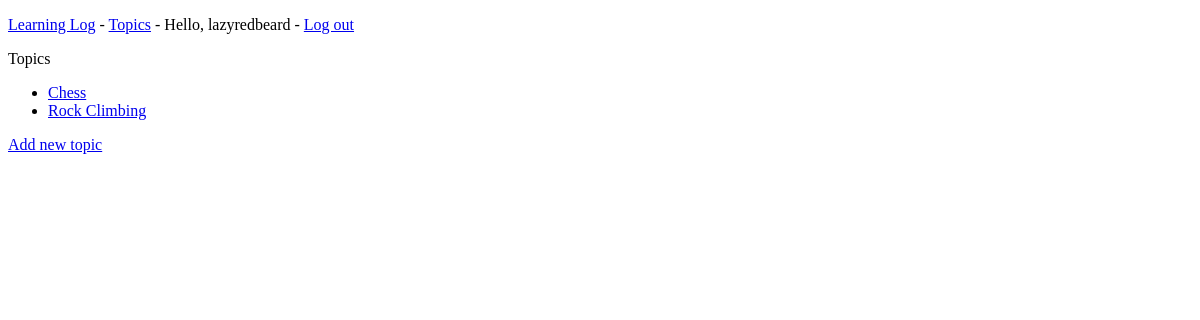
The app's page /topics/ (signed in), older data.
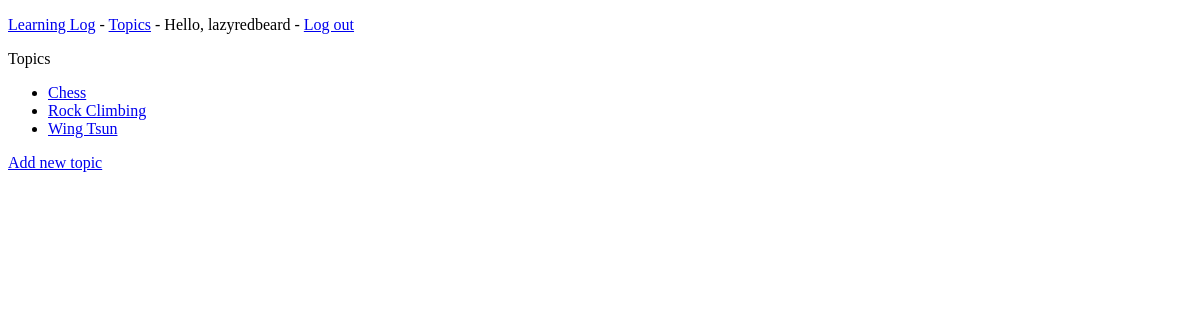
The same page, newer data.
### learning_logs/models.py (models this page shows)
class Topic(models.Model):
    text = models.CharField(max_length=200)
    date_added = models.DateTimeField(auto_now_add=True)
    def __str__(self):
        return self.text

### learning_logs/views.py (the view)
# urls.py: path('topics/', views.topics, name='topics'),
def topics(request):
    topics = Topic.objects.order_by('date_added')
    context = {'topics': topics}
    return render(request, 'learning_logs/topics.html', context)

### learning_logs/templates/learning_logs/topics.html
{% extends "learning_logs/base.html" %}
{% block content %}
<p>Topics</p>
<ul>
    {% for topic in topics %}
    <li><a href="{% url 'learning_logs:topic' topic.id %}">{{ topic }}</a></li>
    {% empty %}
    <li>No topics have been added yet</li>
    {% endfor %}
</ul>
<a href="{% url 'learning_logs:new_topic' %}">Add new topic</a>
{% endblock content %}

### learning_logs/templates/learning_logs/base.html (shortened to what this page needs)
<!DOCTYPE html>
<html lang="en">
<head>
</head>
<body>
    <p>
        <a href="{% url 'learning_logs:index' %}">Learning Log</a> -
        <a href="{% url 'learning_logs:topics' %}">Topics</a> -
        {% if user.is_authenticated %}
        Hello, {{ user.username }} - <a href="{% url 'users:user_logout' %}">Log out</a>
        {% else %}
        <a href="{% url 'users:login' %}">Log in</a>
        {% endif %}
    </p>
    {% block content %}
    {% endblock content %}
</body>
</html>

Row changes from the older to the newer data that the page shows:
added Topic: text "Wing Tsun"
